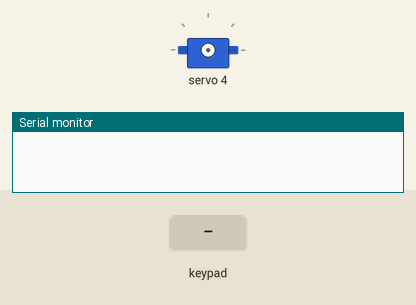
Bench run of a program on a simulated Arduino Mega 2560, built with avr-gcc and run on an emulated ATmega2560. On the bench: servo, the last lines printed to the serial monitor. Inputs (shaded band) come from the test bench. EEPROM starts erased.

Above: at 0.1 s.
At 1.57 s:
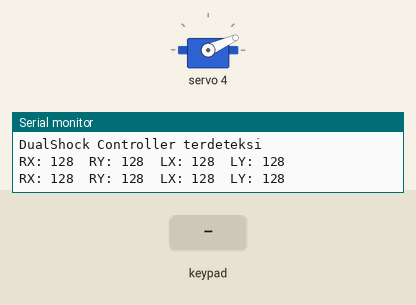
At 2.7 s:
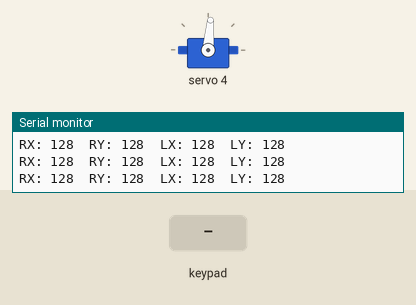
2.8 s: key 'X' pressed
4.3 s: key 'O' pressed
5.8 s: key '-' pressed
Timing chart, 0 to 8.8 s (numbered marks = the images above; inputs shaded):
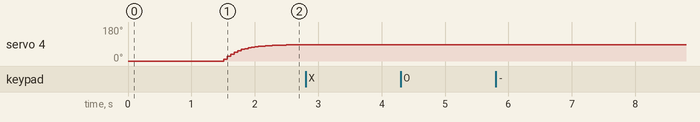

The program:

main.cpp
```cpp
#include <Arduino.h>
#include <Wire.h>
#include <EEPROM.h>
#include <Adafruit_PWMServoDriver.h>
#include <PS2X_lib.h>

Adafruit_PWMServoDriver pca = Adafruit_PWMServoDriver();

#define SERVOMIN  90
#define SERVOMAX  500
#define SERVO_MID ((SERVOMIN + SERVOMAX) / 2)

#define GRIPPER_CHANNEL 4
int gripperPos;
const int GRIPPER_OPEN = SERVOMAX;
const int GRIPPER_CLOSE = SERVOMIN;

PS2X ps2x;
int error = 0;
byte vibrate = 0;
byte type = 0;

// PID Parameters
float kp = 0.3, ki = 0.02, kd = 0.15;
float alpha = 0.2;
bool modeHalus = false;

// EEPROM address
#define EEPROM_MODE_ADDR      0
#define EEPROM_FREEZE_ADDR    1
#define EEPROM_POS_START_ADDR 10 // posisi currentPWM[0..4] mulai dari address 10

// PID state
float errorPID[4] = {0}, prevError[4] = {0}, integral[4] = {0};
float currentPWM[5] = {SERVO_MID, SERVO_MID, SERVO_MID, SERVO_MID, SERVO_MID};
bool freeze[4] = {false, false, false, false};

// Tracking changes
float lastGripperPos = -1;
unsigned long lastSaveTime = 0;

void saveToEEPROM() {
  unsigned long currentMillis = millis();
  if (currentMillis - lastSaveTime < 2000) return;

  EEPROM.update(EEPROM_MODE_ADDR, modeHalus ? 1 : 0);
  for (int i = 0; i < 4; i++) {
    EEPROM.update(EEPROM_FREEZE_ADDR + i, freeze[i] ? 1 : 0);
  }

  if (gripperPos != lastGripperPos) {
    EEPROM.put(EEPROM_POS_START_ADDR + GRIPPER_CHANNEL * sizeof(float), (float)gripperPos);
    lastGripperPos = gripperPos;
  }

  for (int i = 0; i < 5; i++) {
    if (i != GRIPPER_CHANNEL) {
      float valInEEPROM;
      EEPROM.get(EEPROM_POS_START_ADDR + i * sizeof(float), valInEEPROM);
      if (currentPWM[i] != valInEEPROM) {
        EEPROM.put(EEPROM_POS_START_ADDR + i * sizeof(float), currentPWM[i]);
      }
    }
  }

  lastSaveTime = currentMillis;
}

void loadFromEEPROM() {
  modeHalus = EEPROM.read(EEPROM_MODE_ADDR) == 1;
  alpha = modeHalus ? 0.05 : 0.2;
  for (int i = 0; i < 4; i++) {
    freeze[i] = EEPROM.read(EEPROM_FREEZE_ADDR + i) == 1;
  }
  for (int i = 0; i < 5; i++) {
    EEPROM.get(EEPROM_POS_START_ADDR + i * sizeof(float), currentPWM[i]);
  }
  gripperPos = currentPWM[GRIPPER_CHANNEL];

  if (gripperPos < GRIPPER_CLOSE || gripperPos > GRIPPER_OPEN) {
    gripperPos = GRIPPER_CLOSE;
    currentPWM[GRIPPER_CHANNEL] = gripperPos;
  }
}

void setup() {
  Serial.begin(57600);
  pca.begin();
  pca.setPWMFreq(50);
  delay(1000);

  error = ps2x.config_gamepad(13, 14, 24, 25, true, true);
  if (error == 0) Serial.println("Controller terdeteksi dan dikonfigurasi.");
  else Serial.println("Gagal mendeteksi controller. Cek wiring.");

  type = ps2x.readType();
  if (type == 1) Serial.println("DualShock Controller terdeteksi");

  loadFromEEPROM();

  for (int i = 0; i < 5; i++) {
    pca.setPWM(i, 0, currentPWM[i]);
  }

  pca.setPWM(GRIPPER_CHANNEL, 0, gripperPos);
  delay(500);
}

void loop() {
  if (error == 1) return;
  ps2x.read_gamepad(false, vibrate);

  if (ps2x.ButtonPressed(PSB_R3)) {
    Serial.println("Menghapus EEPROM...");

    // Reset mode dan freeze
    EEPROM.update(EEPROM_MODE_ADDR, 0);
    for (int i = 0; i < 4; i++) {
      EEPROM.update(EEPROM_FREEZE_ADDR + i, 0);
    }

    // Reset posisi servo
    for (int i = 0; i < 5; i++) {
      float defaultPWM = (i == GRIPPER_CHANNEL) ? GRIPPER_CLOSE : SERVO_MID;
      EEPROM.put(EEPROM_POS_START_ADDR + i * sizeof(float), defaultPWM);
      currentPWM[i] = defaultPWM;
      pca.setPWM(i, 0, defaultPWM);
    }

    gripperPos = GRIPPER_CLOSE;
    lastGripperPos = -1; // supaya bisa disimpan lagi kalau berubah nanti

    Serial.println("EEPROM berhasil direset ke default.");
  }

  if (ps2x.ButtonPressed(PSB_SELECT)) {
    modeHalus = !modeHalus;
    alpha = modeHalus ? 0.05 : 0.2;
    Serial.println(modeHalus ? "Mode: Halus" : "Mode: Biasa");
    saveToEEPROM();
  }

  if (ps2x.ButtonPressed(PSB_L2)) { freeze[2] = !freeze[2]; saveToEEPROM(); }
  if (ps2x.ButtonPressed(PSB_L1)) { freeze[3] = !freeze[3]; saveToEEPROM(); }
  if (ps2x.ButtonPressed(PSB_R2)) { freeze[0] = !freeze[0]; saveToEEPROM(); }
  if (ps2x.ButtonPressed(PSB_R1)) { freeze[1] = !freeze[1]; saveToEEPROM(); }

  if (ps2x.ButtonPressed(PSB_CROSS)) {
    Serial.println("Wrist kiri (X)");
    currentPWM[3] -= 10;
    if (currentPWM[3] < SERVOMIN) currentPWM[3] = SERVOMIN;
    pca.setPWM(3, 0, currentPWM[3]);
    saveToEEPROM();
  } else if (ps2x.ButtonPressed(PSB_CIRCLE)) {
    Serial.println("Wrist kanan (O)");
    currentPWM[3] += 10;
    if (currentPWM[3] > SERVOMAX) currentPWM[3] = SERVOMAX;
    pca.setPWM(3, 0, currentPWM[3]);
    saveToEEPROM();
  }

  int joy[4];
  joy[0] = ps2x.Analog(PSS_RX);
  joy[1] = ps2x.Analog(PSS_RY);
  joy[2] = ps2x.Analog(PSS_LX);
  joy[3] = ps2x.Analog(PSS_LY);

  for (int i = 0; i < 4; i++) {
    if (i == 3 || freeze[i]) continue;

    int targetPWM = map(joy[i], 0, 255, SERVOMIN, SERVOMAX);
    errorPID[i] = targetPWM - currentPWM[i];
    integral[i] += errorPID[i];
    float derivative = errorPID[i] - prevError[i];

    float output = kp * errorPID[i] + ki * integral[i] + kd * derivative;
    prevError[i] = errorPID[i];

    currentPWM[i] = (1 - alpha) * currentPWM[i] + alpha * (currentPWM[i] + output);
    currentPWM[i] = constrain(currentPWM[i], SERVOMIN, SERVOMAX);

    pca.setPWM(i, 0, currentPWM[i]);
  }

  if (!freeze[3]) {
    int targetGripper = map(joy[3], 0, 255, GRIPPER_CLOSE, GRIPPER_OPEN);
    gripperPos = (1 - alpha) * gripperPos + alpha * targetGripper;
    gripperPos = constrain(gripperPos, GRIPPER_CLOSE, GRIPPER_OPEN);
    currentPWM[GRIPPER_CHANNEL] = gripperPos;
    pca.setPWM(GRIPPER_CHANNEL, 0, gripperPos);
  }

  Serial.print("RX: "); Serial.print(joy[0]);
  Serial.print("  RY: "); Serial.print(joy[1]);
  Serial.print("  LX: "); Serial.print(joy[2]);
  Serial.print("  LY: "); Serial.println(joy[3]);

  delay(50);
}
```
